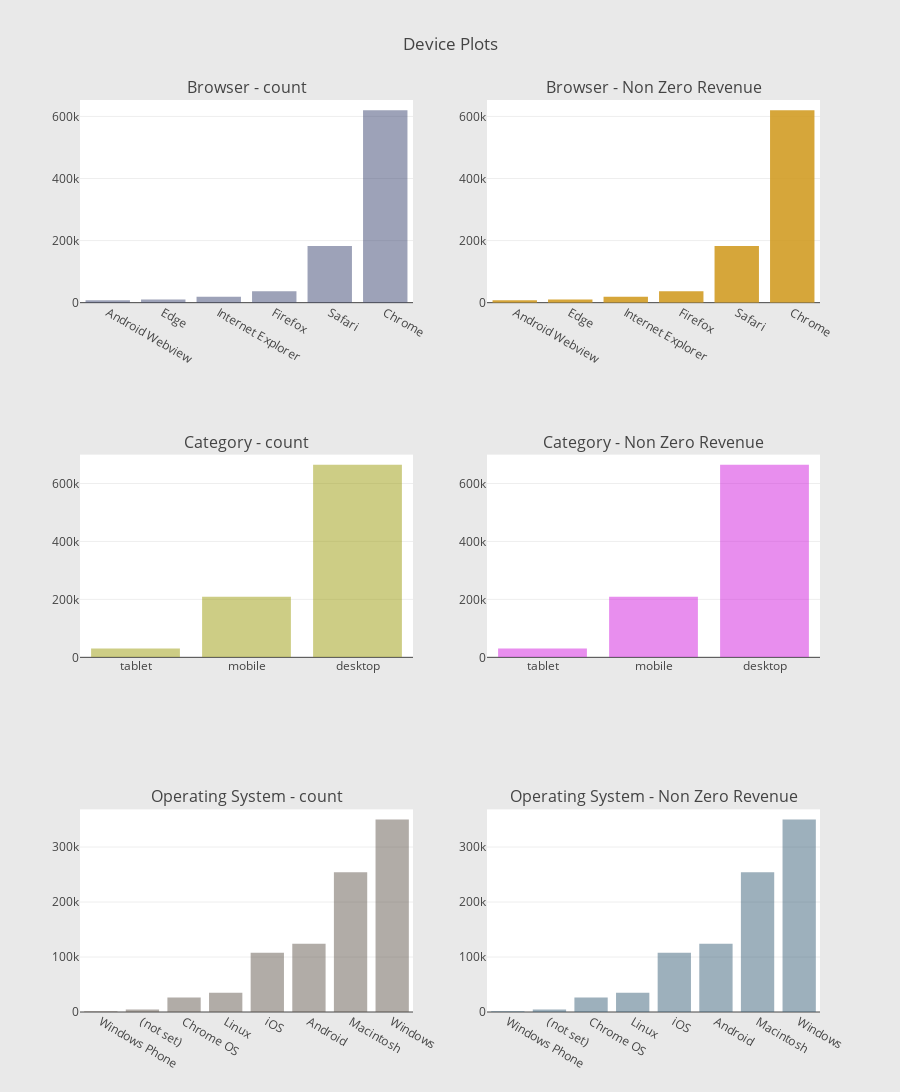

Notebook code for this chart:
### Markdown cell above
> We explose each feature by our target that is totals.transactionRevenue

### Code cell
#browser
browser = train.groupby('device.browser')['totals.transactionRevenue'].agg(['size','count'])
browser.columns = ["count", "count of non-zero revenue"]
browser = browser.sort_values(by="count", ascending=False)
trace1 = plot_cat(browser["count"].head(6), 'rgba(60,70,115,0.5)', 'Bar')
trace2 = plot_cat(browser["count of non-zero revenue"].head(6), 'rgba(210,157,37,0.9)', 'Bar')
#deviceCategory
category = train.groupby("device.deviceCategory")["totals.transactionRevenue"].agg(['size', 'count'])
category.columns = ["count", "count of non-zero revenue"]
category = category.sort_values(by="count", ascending=False)
trace3 = plot_cat(category["count"].head(8), 'rgba(155,155,13,0.5)', 'Bar')
trace4 = plot_cat(category["count of non-zero revenue"].head(8), 'rgba(210,30,222,0.5)', 'Bar')
#operatingSystem
operating = train.groupby("device.operatingSystem")["totals.transactionRevenue"].agg(['size', 'count'])
operating.columns = ["count", "count of non-zero revenue"]
operating = operating.sort_values(by="count", ascending=False)
trace5 = plot_cat(operating["count"].head(8), 'rgba(100,90,80,0.5)', 'Bar')
trace6 = plot_cat(operating["count of non-zero revenue"].head(8), 'rgba(60,99,123,0.5)', 'Bar')
fig = tools.make_subplots(rows=3, cols=2, subplot_titles=["Browser - count", "Browser - Non Zero Revenue",
                                                          "Category - count", "Category - Non Zero Revenue",
                                                          "Operating System - count", "Operating System - Non Zero Revenue"
                                                         ])
fig.append_trace(trace1, 1,1)
fig.append_trace(trace2, 1,2)
fig.append_trace(trace3, 2,1)
fig.append_trace(trace4, 2,2)
fig.append_trace(trace5, 3,1)
fig.append_trace(trace6, 3,2)
fig['layout'].update(height=1300, width=900, paper_bgcolor='rgb(233,233,233)', title="Device Plots")
iplot(fig, filename="device-plots")

### Figure 1 — Plotly figure (JSON) as saved in the notebook; plotly's stock layout.template omitted (floating-point values rounded to 4 significant figures)
{"data": [{"marker": {"color": "rgba(60,70,115,0.5)"}, "showlegend": false, "type": "bar", "uid": "a222d7b8-c2f3-11e8-9134-3035adbdcbe4", "x": ["Android Webview", "Edge", "Internet Explorer", "Firefox", "Safari", "Chrome"], "xaxis": "x", "y": [7865, 10205, 19375, 37069, 182245, 620363], "yaxis": "y"}, {"marker": {"color": "rgba(210,157,37,0.9)"}, "showlegend": false, "type": "bar", "uid": "a2236e26-c2f3-11e8-9ff3-3035adbdcbe4", "x": ["Android Webview", "Edge", "Internet Explorer", "Firefox", "Safari", "Chrome"], "xaxis": "x2", "y": [7865, 10205, 19375, 37069, 182245, 620363], "yaxis": "y2"}, {"marker": {"color": "rgba(155,155,13,0.5)"}, "showlegend": false, "type": "bar", "uid": "a223e338-c2f3-11e8-898f-3035adbdcbe4", "x": ["tablet", "mobile", "desktop"], "xaxis": "x3", "y": [30449, 208724, 664479], "yaxis": "y3"}, {"marker": {"color": "rgba(210,30,222,0.5)"}, "showlegend": false, "type": "bar", "uid": "a224550c-c2f3-11e8-80fe-3035adbdcbe4", "x": ["tablet", "mobile", "desktop"], "xaxis": "x4", "y": [30449, 208724, 664479], "yaxis": "y4"}, {"marker": {"color": "rgba(100,90,80,0.5)"}, "showlegend": false, "type": "bar", "uid": "a224cb4a-c2f3-11e8-bdfa-3035adbdcbe4", "x": ["Windows Phone", "(not set)", "Chrome OS", "Linux", "iOS", "Android", "Macintosh", "Windows"], "xaxis": "x5", "y": [1216, 4695, 26337, 35034, 107665, 123891, 253938, 350072], "yaxis": "y5"}, {"marker": {"color": "rgba(60,99,123,0.5)"}, "showlegend": false, "type": "bar", "uid": "a2253ddc-c2f3-11e8-90f1-3035adbdcbe4", "x": ["Windows Phone", "(not set)", "Chrome OS", "Linux", "iOS", "Android", "Macintosh", "Windows"], "xaxis": "x6", "y": [1216, 4695, 26337, 35034, 107665, 123891, 253938, 350072], "yaxis": "y6"}], "layout": {"annotations": [{"font": {"size": 16}, "showarrow": false, "text": "Browser - count", "x": 0.225, "xanchor": "center", "xref": "paper", "y": 1, "yanchor": "bottom", "yref": "paper"}, {"font": {"size": 16}, "showarrow": false, "text": "Browser - Non Zero Revenue", "x": 0.775, "xanchor": "center", "xref": "paper", "y": 1, "yanchor": "bottom", "yref": "paper"}, {"font": {"size": 16}, "showarrow": false, "text": "Category - count", "x": 0.225, "xanchor": "center", "xref": "paper", "y": 0.6111, "yanchor": "bottom", "yref": "paper"}, {"font": {"size": 16}, "showarrow": false, "text": "Category - Non Zero Revenue", "x": 0.775, "xanchor": "center", "xref": "paper", "y": 0.6111, "yanchor": "bottom", "yref": "paper"}, {"font": {"size": 16}, "showarrow": false, "text": "Operating System - count", "x": 0.225, "xanchor": "center", "xref": "paper", "y": 0.2222, "yanchor": "bottom", "yref": "paper"}, {"font": {"size": 16}, "showarrow": false, "text": "Operating System - Non Zero Revenue", "x": 0.775, "xanchor": "center", "xref": "paper", "y": 0.2222, "yanchor": "bottom", "yref": "paper"}], "height": 1300, "paper_bgcolor": "rgb(233,233,233)", "title": "Device Plots", "width": 900, "xaxis": {"anchor": "y", "domain": [0, 0.45]}, "xaxis2": {"anchor": "y2", "domain": [0.55, 1]}, "xaxis3": {"anchor": "y3", "domain": [0, 0.45]}, "xaxis4": {"anchor": "y4", "domain": [0.55, 1]}, "xaxis5": {"anchor": "y5", "domain": [0, 0.45]}, "xaxis6": {"anchor": "y6", "domain": [0.55, 1]}, "yaxis": {"anchor": "x", "domain": [0.7778, 1]}, "yaxis2": {"anchor": "x2", "domain": [0.7778, 1]}, "yaxis3": {"anchor": "x3", "domain": [0.3889, 0.6111]}, "yaxis4": {"anchor": "x4", "domain": [0.3889, 0.6111]}, "yaxis5": {"anchor": "x5", "domain": [0, 0.2222]}, "yaxis6": {"anchor": "x6", "domain": [0, 0.2222]}}}
